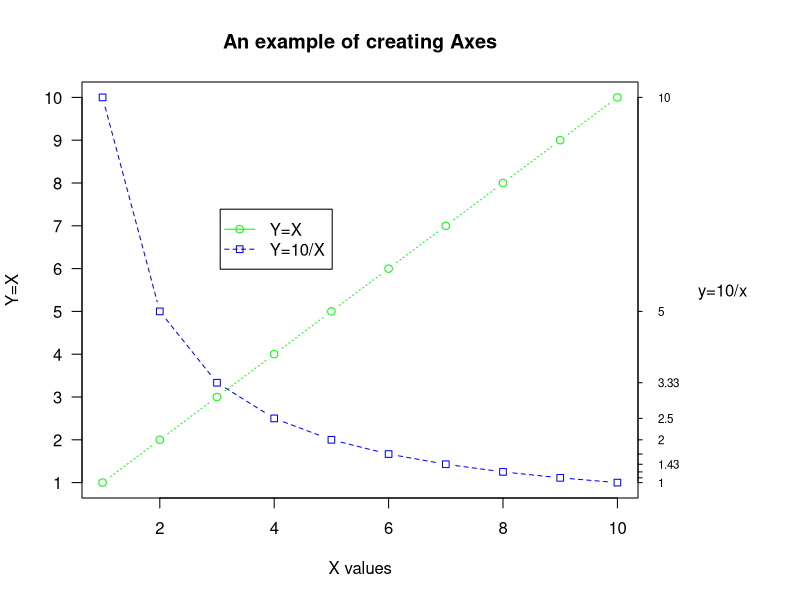

The R source for this figure:
x <- c(1:10)
y <- x
z <- 10/x

opar <- par(no.readonly = TRUE)

par(mar=c(5,4,4,8)+ 0.1)

plot(x,y,type="b",
     pch=21,col="green",yaxt="n", lty=3,ann=FALSE)

lines(x,z,type = "b", pch=22, col="blue",lty=2)

axis(2,at=x,labels = x, col.axis="black",las=2)

axis(4,at=z, labels=round(z, digits=2),
     col.axis="black", las=2, cex.axis= 0.7,tck=-0.01)

mtext("y=10/x",side = 4, line = 3, cex.lab=1, las=2)

title("An example of creating Axes", 
      xlab="X values", 
      ylab = "Y=X")

legend("bottomright",inset=.55, c("Y=X","Y=10/X"),
       lty = c(1,2), pch=c(21,22),col=c("green","blue"))

par(opar)